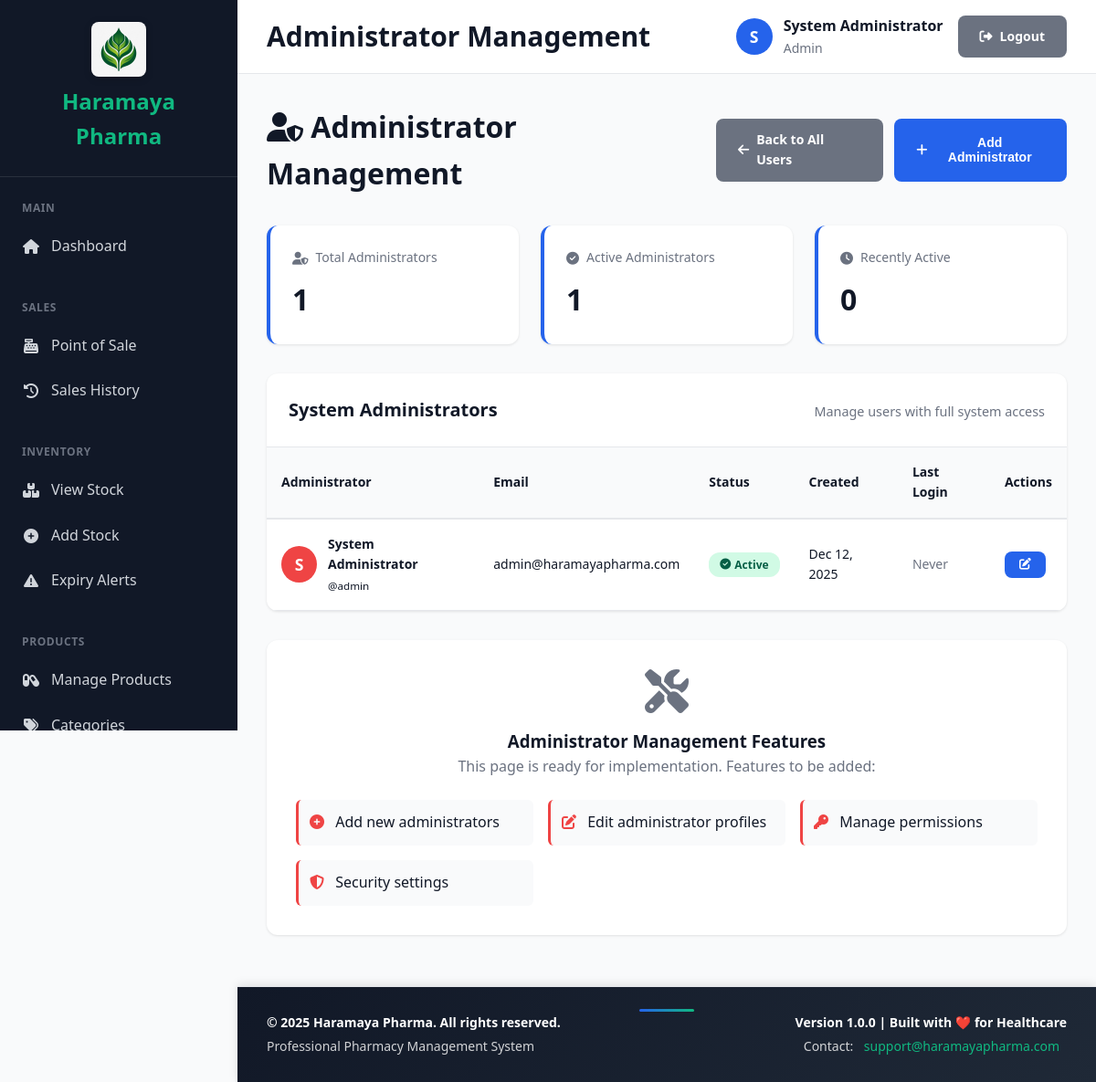
Screenshot of /modules/users/admins.php (signed in) with the database file from the repository.
### tables this page shows
CREATE TABLE IF NOT EXISTS users (
    user_id INT AUTO_INCREMENT PRIMARY KEY,
    username VARCHAR(50) NOT NULL UNIQUE,
    password_hash VARCHAR(255) NOT NULL,
    full_name VARCHAR(100) NOT NULL,
    email VARCHAR(100) NOT NULL UNIQUE,
    phone VARCHAR(20),
    role ENUM('admin', 'pharmacist', 'cashier', 'manager') DEFAULT 'cashier',
    is_active BOOLEAN DEFAULT TRUE,
    created_at TIMESTAMP DEFAULT CURRENT_TIMESTAMP,
    last_login TIMESTAMP NULL,
    created_by INT NULL,
    INDEX idx_username (username),
    INDEX idx_role (role),
    FOREIGN KEY (created_by) REFERENCES users(user_id) ON DELETE SET NULL
);

### includes/security.php (called while the page is built, shortened)
<?php
function clean($data) {
    return htmlspecialchars($data, ENT_QUOTES, 'UTF-8');
}

### modules/users/admins.php (the view, shortened to what this page needs)
<?php
$pdo = require __DIR__ . '/../../config/database.php';
require_once __DIR__ . '/../../templates/header.php';
$admins = $pdo->query("
    SELECT user_id, username, full_name, email, is_active, created_at, last_login
    FROM users
    WHERE role = 'admin'
    ORDER BY full_name
")->fetchAll();
?>
<div class="page-header">
    <h1><i class="fas fa-user-shield"></i> Administrator Management</h1>
    <div class="page-actions">
        <a href="manage.php" class="btn btn-secondary">
            <i class="fas fa-arrow-left"></i> Back to All Users
        </a>
        <button class="btn btn-primary" onclick="addAdmin()">
            <i class="fas fa-plus"></i> Add Administrator
        </button>
    </div>
</div>
<div class="stats-grid" style="margin-bottom: 2rem;">
    <div class="stat-card">
        <div class="stat-label"><i class="fas fa-user-shield"></i> Total Administrators</div>
        <div class="stat-value"><?php echo count($admins); ?></div>
    </div>
    <div class="stat-card">
        <div class="stat-label"><i class="fas fa-check-circle"></i> Active Administrators</div>
        <div class="stat-value"><?php echo count(array_filter($admins, fn($a) => $a['is_active'])); ?></div>
    </div>
    <div class="stat-card">
        <div class="stat-label"><i class="fas fa-clock"></i> Recently Active</div>
        <div class="stat-value"><?php echo count(array_filter($admins, fn($a) => $a['last_login'] && strtotime($a['last_login']) > strtotime('-7 days'))); ?></div>
    </div>
</div>
<div class="card">
    <div class="card-header">
        <h2 class="card-title">System Administrators</h2>
        <p class="card-subtitle">Manage users with full system access</p>
    </div>
    <div class="table-container">
        <table class="data-table">
            <thead>
                <tr>
                    <th>Administrator</th>
                    <th>Email</th>
                    <th>Status</th>
                    <th>Created</th>
                    <th>Last Login</th>
                    <th>Actions</th>
                </tr>
            </thead>
            <tbody>
                <?php if (empty($admins)): ?>
                <tr>
                    <td colspan="6" style="text-align: center; padding: 2rem;">
                        <i class="fas fa-user-shield" style="font-size: 3rem; color: var(--text-secondary); margin-bottom: 1rem; display: block;"></i>
                        No administrators found
                    </td>
                </tr>
                <?php else: ?>
                    <?php foreach ($admins as $admin): ?>
                    <tr>
                        <td>
                            <div class="user-info">
                                <div class="user-avatar admin-avatar">
                                    <?php echo strtoupper(substr($admin['full_name'], 0, 1)); ?>
                                </div>
                                <div>
                                    <strong><?php echo clean($admin['full_name']); ?></strong><br>
                                    <small>@<?php echo clean($admin['username']); ?></small>
                                </div>
                            </div>
                        </td>
                        <td><?php echo clean($admin['email']); ?></td>
                        <td>
                            <span class="badge <?php echo $admin['is_active'] ? 'badge-success' : 'badge-danger'; ?>">
                                <i class="fas fa-<?php echo $admin['is_active'] ? 'check-circle' : 'times-circle'; ?>"></i>
                                <?php echo $admin['is_active'] ? 'Active' : 'Inactive'; ?>
                            </span>
                        </td>
                        <td><?php echo date('M d, Y', strtotime($admin['created_at'])); ?></td>
                        <td>
                            <?php if ($admin['last_login']): ?>
                                <?php echo date('M d, Y H:i', strtotime($admin['last_login'])); ?>
                            <?php else: ?>
                                <span class="text-muted">Never</span>
                            <?php endif; ?>
                        </td>
                        <td>
                            <div class="action-buttons">
                                <button class="btn btn-sm btn-primary" onclick="editAdmin(<?php echo $admin['user_id']; ?>)" title="Edit Administrator">
                                    <i class="fas fa-edit"></i>
                                </button>
                            </div>
                        </td>
                    </tr>
                    <?php endforeach; ?>
                <?php endif; ?>
            </tbody>
        </table>
    </div>
</div>
<div class="card" style="margin-top: 2rem;">
    <div class="card-body" style="text-align: center; padding: 2rem;">
        <i class="fas fa-tools" style="font-size: 3rem; color: var(--text-secondary); margin-bottom: 1rem;"></i>
        <h3>Administrator Management Features</h3>
        <p style="color: var(--text-secondary); margin-bottom: 1.5rem;">
            This page is ready for implementation. Features to be added:
        </p>
        <div style="display: grid; grid-template-columns: repeat(auto-fit, minmax(250px, 1fr)); gap: 1rem; text-align: left;">
            <div class="feature-item">
                <i class="fas fa-plus-circle"></i> Add new administrators
            </div>
            <div class="feature-item">
                <i class="fas fa-edit"></i> Edit administrator profiles
            </div>
            <div class="feature-item">
                <i class="fas fa-key"></i> Manage permissions
            </div>
            <div class="feature-item">
                <i class="fas fa-shield-alt"></i> Security settings
            </div>
        </div>
    </div>
</div>
<?php require_once __DIR__ . '/../../templates/footer.php'; ?>

### assets/css/main.css (style rules this page uses)
:root { --primary-color: #2563eb; --primary-dark: #1e40af; --secondary-color: #10b981; --danger-color: #ef4444; --warning-color: #f59e0b; --success-color: #10b981; --dark-bg: #1f2937; --sidebar-bg: #111827; --content-bg: #f9fafb; --card-bg: #ffffff; --text-primary: #111827; --text-secondary: #6b7280; --border-color: #e5e7eb; --shadow: 0 1px 3px 0 rgba(0, 0, 0, 0.1); --shadow-lg: 0 10px 15px -3px rgba(0, 0, 0, 0.1); }
* { margin: 0; padding: 0; box-sizing: border-box; }
body { font-family: 'Segoe UI', Tahoma, Geneva, Verdana, sans-serif; background: var(--content-bg); color: var(--text-primary); line-height: 1.6; }
.user-info { display: flex; align-items: center; gap: 0.75rem; }
.user-avatar { width: 40px; height: 40px; border-radius: 50%; background: var(--primary-color); color: white; display: flex; align-items: center; justify-content: center; font-weight: 600; }
.card { background: var(--card-bg); border-radius: 12px; box-shadow: var(--shadow); overflow: hidden; margin-bottom: 1.5rem; }
.card-header { padding: 1.5rem; border-bottom: 1px solid var(--border-color); display: flex; justify-content: space-between; align-items: center; }
.card-title { font-size: 1.25rem; font-weight: 600; color: var(--text-primary); margin: 0; }
.card-subtitle { color: var(--text-secondary); font-size: 0.9rem; margin-top: 0.25rem; }
.card-body { padding: 1.5rem; }
.stats-grid { display: grid; grid-template-columns: repeat(auto-fit, minmax(250px, 1fr)); gap: 1.5rem; margin-bottom: 2rem; }
.stat-card { background: var(--card-bg); padding: 1.5rem; border-radius: 12px; box-shadow: var(--shadow); border-left: 4px solid var(--primary-color); transition: transform 0.2s; }
.stat-label { display: flex; align-items: center; gap: 0.5rem; font-size: 0.875rem; color: var(--text-secondary); margin-bottom: 0.5rem; }
.stat-value { font-size: 2rem; font-weight: 700; color: var(--text-primary); }
.btn { display: inline-flex; align-items: center; gap: 0.5rem; padding: 0.75rem 1.5rem; border: none; border-radius: 8px; font-weight: 600; text-decoration: none; cursor: pointer; transition: all 0.2s; font-size: 0.875rem; }
.btn-primary { background: var(--primary-color); color: white; }
.btn-secondary { background: var(--text-secondary); color: white; }
.btn-sm { padding: 0.5rem 1rem; font-size: 0.8rem; }
.table-container { overflow-x: auto; }
.data-table { width: 100%; border-collapse: collapse; font-size: 0.875rem; }
.data-table th { background: var(--content-bg); padding: 1rem; text-align: left; font-weight: 600; color: var(--text-primary); border-bottom: 2px solid var(--border-color); }
.data-table td { padding: 1rem; border-bottom: 1px solid var(--border-color); }
.badge { display: inline-flex; align-items: center; gap: 0.25rem; padding: 0.25rem 0.75rem; border-radius: 12px; font-size: 0.75rem; font-weight: 600; }
.badge-success { background: #d1fae5; color: #065f46; }
.page-header { display: flex; justify-content: space-between; align-items: center; margin-bottom: 2rem; }
.page-header h1 { font-size: 2rem; font-weight: 700; color: var(--text-primary); }
.page-actions { display: flex; gap: 0.75rem; }
.text-muted { color: var(--text-secondary); }

### modules/users/admins.php (style rules this page uses)
.user-info { display: flex; align-items: center; gap: 0.75rem; }
.user-avatar { width: 40px; height: 40px; border-radius: 50%; color: white; display: flex; align-items: center; justify-content: center; font-weight: bold; font-size: 1.1rem; }
.admin-avatar { background: var(--danger-color); }
.action-buttons { display: flex; gap: 0.25rem; }
.feature-item { padding: 0.75rem; background: var(--content-bg); border-radius: 6px; border-left: 3px solid var(--danger-color); }
.feature-item i { color: var(--danger-color); margin-right: 0.5rem; }

### rows the page displays
users: is_active "1", full_name "S", full_name "System Administrator", username "admin", email "admin@haramayapharma.com", shows "Active", created_at "Dec 12, 2025", shows "Never"

### other values shown
$page_title "Administrator Management"
substr($current_user['full_name'], 0, 1) "S"
$current_user['full_name'] "System Administrator"
$current_user['role'] "Admin"
count($admins) "1"
